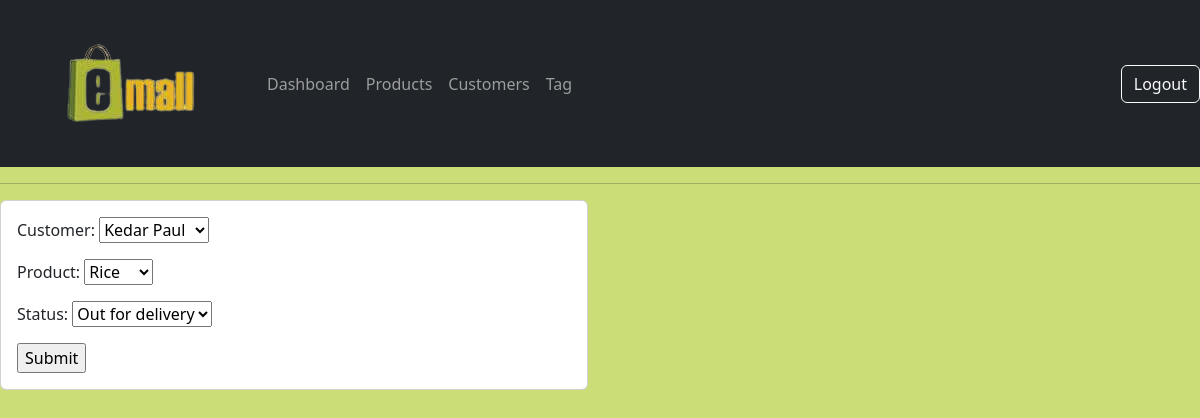
The page /update_order/2/ (signed in) on the database its author committed.
### account/models.py (models this page shows, shortened)
class Order(models.Model):
    STATUS = (
        ('Pending', 'Pending'),
        ('Out for delivery', 'Out for delivery'),
        ('Delivered', 'Delivered'),
    )
    customer = models.ForeignKey(Customer, null=True, on_delete=models.CASCADE)
    product = models.ForeignKey(Product, null=True, on_delete=models.CASCADE)
    date_created = models.DateTimeField(auto_now_add=True, null=True)
    status = models.CharField(max_length=200, null=True, choices=STATUS)

### account/views.py (the view)
# urls.py: path('update_order/<str:pk>/',views.updateorder,name='update_order'),
@login_required(login_url='login')
def updateorder(request,pk):
    order = Order.objects.get(id=pk)
    form = OrderForm(instance = order)
    if request.method == 'POST':
        form = OrderForm(request.POST, instance = order)
        if form.is_valid():
            form.save()
            return redirect('/')
    context = {'form': form}
    return render(request,'account/order_form.html',context)

### account/forms.py
class OrderForm(ModelForm):
    class Meta:
        model = Order
        fields = '__all__'

### account/models.py (called while the page is built)
    def __str__(self):
        return self.name

    def __str__(self):
        return self.name

### templates/account/order_form.html (shortened to what this page needs)
{% extends 'main.html' %}
{% load static %}
{% block content %}
    <div class="row">
        <div class ="col-md-6">
            <div class="card card-body">
                <form action="" method="POST">
                    {{form.as_p}}
                    <input type="submit" name="submit">
                </form>
            </div>
        </div>
    </div>
{% endblock content%}

### static/css/style.css (style rules this page uses)
body { background-color: rgb(202, 221, 118); }

### rows shown on the page
Order: customer "Kedar Paul", product "Rice", status "Out for delivery"
